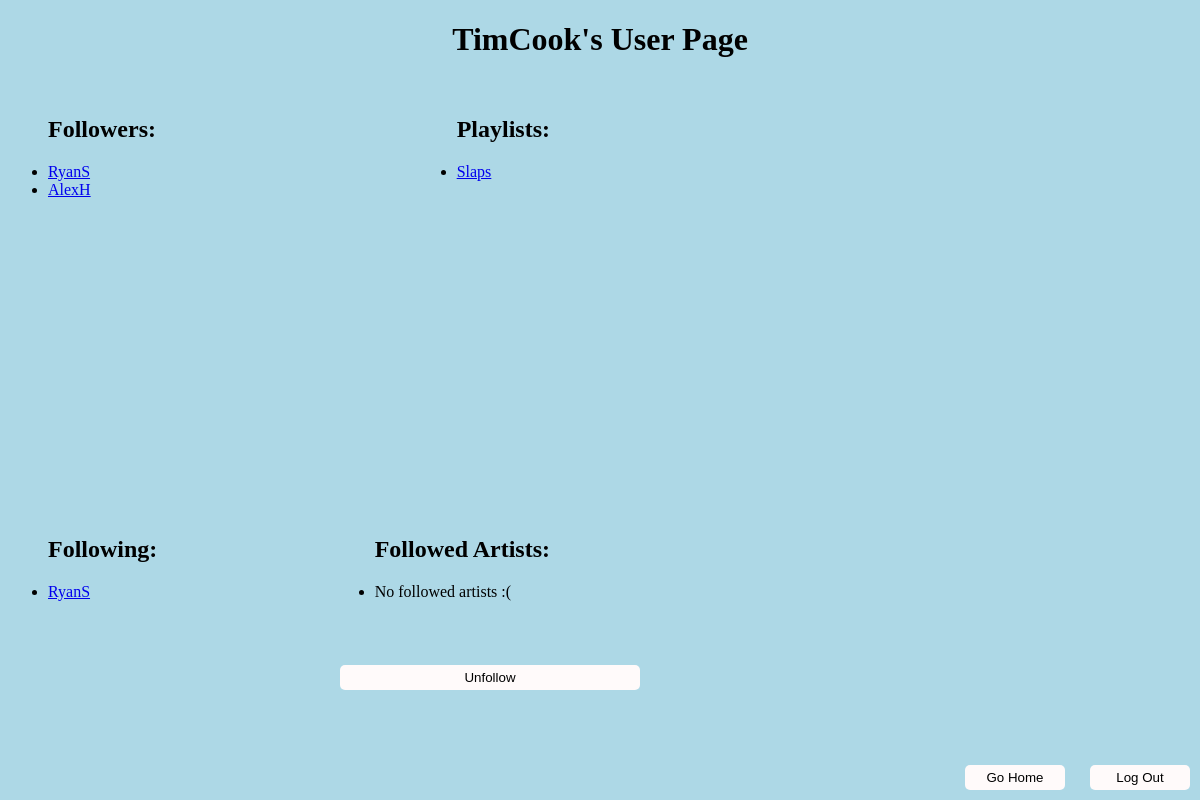
Before: /user/TimCook (signed in) with the older database file.
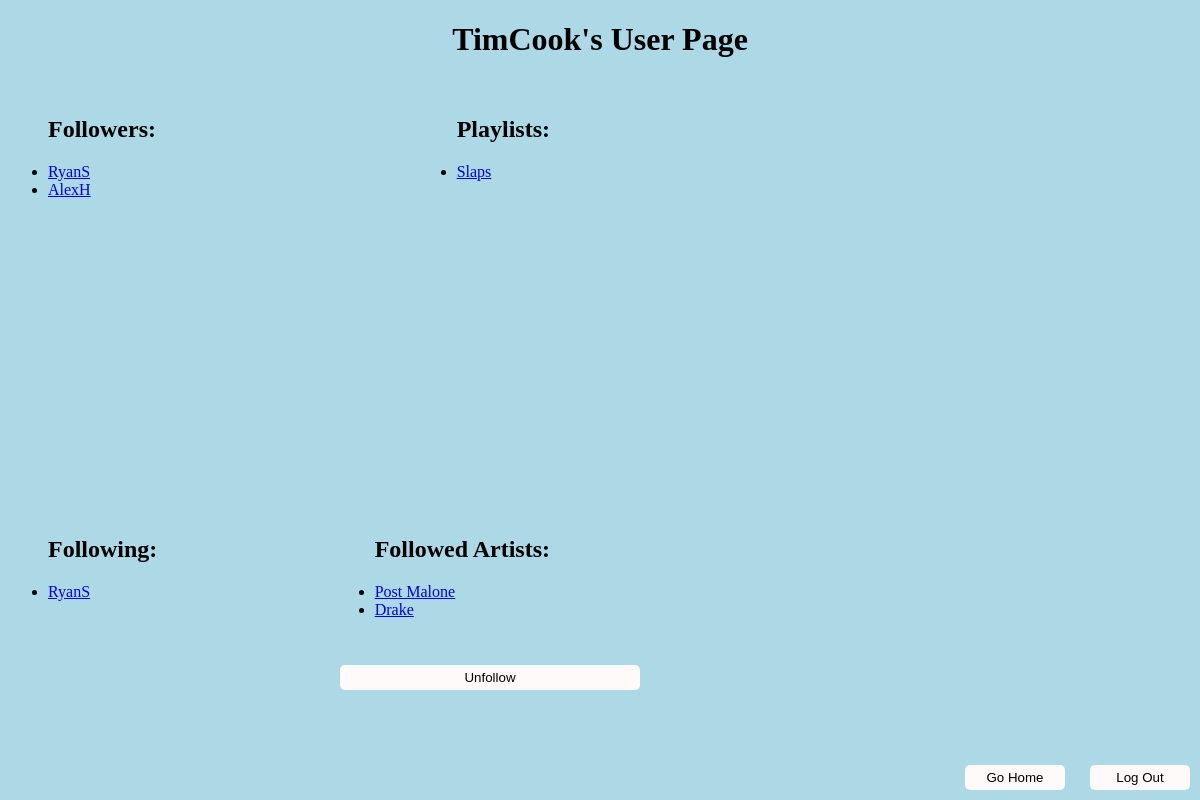
After: the same page with the newer database file.
### runner.py (models this page shows, shortened)
class Users(UserMixin, db.Model):
    __tablename__ = "Users"
    id = db.Column(db.Integer, primary_key = True)
    username = db.Column(db.String, nullable = False)
    password = db.Column(db.String, nullable = False)

class Playlists(db.Model):
    __tablename__ = "Playlists"
    id = db.Column(db.Integer, primary_key = True)
    userkey = db.Column(db.Integer, nullable = False)
    name = db.Column(db.String, nullable = False)
    public = db.Column(db.Integer, nullable = False)

class Artists(db.Model):
    __tablename__ = "Artists"
    id = db.Column(db.Integer, primary_key = True)
    name = db.Column(db.String, nullable = False)

### runner.py (the view, shortened to what this page needs)
@app.route("/user/<username>", methods = ["GET", "POST", "DELETE"])
@login_required
def userpage(username):
    username = username.replace("%20", " ")
    user = Users.query.filter_by(username = username).first()
    if request.method == "GET":
        isUser = False
        isFollowing = False
        if user is not None:
            if user.id == current_user.id:
                isUser = True
            following = Followers.query.filter_by(user = current_user.id, followed = user.id).first()
            if following is not None:
                isFollowing = True
            if request.method == "GET":
                listFollowers = []
                listFollowing = []
                listPlaylists = []
                listArtists = []
                followers = Followers.query.filter_by(followed = user.id)
                following = Followers.query.filter_by(user = user.id)
                for follower in followers:
                    temp = Users.query.filter_by(id = follower.user).first()
                    listFollowers.append(temp.username)
                for follower in following:
                    temp = Users.query.filter_by(id = follower.followed).first()
                    listFollowing.append(temp.username)
                if (current_user.id == user.id):
                    playlists = Playlists.query.filter_by(userkey = user.id)
                    for playlist in playlists:
                        listPlaylists.append(playlist.name)
                else:
                    playlists = Playlists.query.filter_by(userkey = user.id, public = 1)
                    for playlist in playlists:
                        listPlaylists.append(playlist.name)
                followedArtists = FollowersArtists.query.filter_by(userkey = user.id)
                for artist in followedArtists:
                    temp = Artists.query.filter_by(id = artist.artistkey).first()
                    listArtists.append(temp.name)
                return render_template("users.html", username = username, isUser = isUser, followers = listFollowers,
                                        following = listFollowing, playlists = listPlaylists, artists = listArtists, isFollowing = isFollowing)
    elif request.method == "DELETE":
        follow = Followers.query.filter_by(user = current_user.id, followed = user.id).first()
        if follow is not None:
            db.session.delete(follow)
            db.session.commit()
            return "success"

### runner.py (called while the page is built)
@login_manager.user_loader
def load_user(user_id):
    return Users.query.filter_by(id = user_id).first()

### templates/users.html (shortened to what this page needs)
<!DOCTYPE html>
<html lang = 'en'>
    <head>
        <link href="../static/stylesheet.css" rel="stylesheet">
    </head>
    <body>
        <h1 class="center">{{username}}'s User Page</h1>
        <ul class = "upperLeft" type = "disc">
            <h2 class = "center">Followers:</h2>
            {% if not followers %}
                <li>No followers :(</li>
            {% else %}
                {% for follower in followers %}
                    <li><a href = "/user/{{follower}}">{{follower}}</a></li>
                {% endfor %}
            {% endif %}
        </ul>
        <ul class = "bottomLeft" type = "disc">
            <h2 class = "center">Following:</h2>
            {% if not following %}
                <li>Not following anyone :(</li>
            {% else %}
                {% for follower in following %}
                    <li><a href = "/user/{{follower}}">{{follower}}</a></li>
                {% endfor %}
            {% endif %}
        </ul>
        <ul class = "upperRight" type = "disc">
            <h2 class = "center">Playlists:</h2>
            {% if not playlists %}
                <li>No playlists to show :(</li>
            {% else %}
                {% for playlist in playlists %}
                    <li><a href = "/playlist/{{playlist}}">{{playlist}}</a></li>
                {% endfor %}
            {% endif %}
        </ul>
        <ul class = "bottomRight" type = "disc">
            <h2 class = "center">Followed Artists: </h2>
            {% if not artists %}
                <li>No followed artists :(</li>
            {% else %}
                {% for artist in artists %}
                    <li><a href = "/artist/{{artist}}">{{artist}}</a></li>
                {% endfor %}
            {% endif %}
        </ul>
        {% if isUser %}
            <div class = "right">
            <label for="playlistName">Playlist Name:</label><br>
            <input type="text" class = "textbox" id="newPlaylist" name="newPlaylist" placeholder="Playlist"><br>
            <button type="button" onclick="newPlaylist()">Create Playlist</button>
            </div>
        {% else %}
            {% if isFollowing %}
                <button type="button" class="follow" onclick="unfollowUser()">Unfollow</button>
            {% else %}
                <button type="button" class="follow" onclick="followUser()">Follow</button>
            {% endif %}
        {% endif %}
        <button type="button" class="home" onclick="goHome()">Go Home</button>
        <button type="button" class="exit" id="logout" onclick="logout()">Log Out</button>
    </body>
</html>

Changed rows visible on the page:
added Artists: name "Post Malone"
added Artists: name "Drake"
Other visible differences:
text no longer shown: "No followed artists :("
